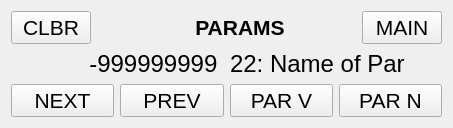
      <widget class="QWidget" name="pars_page">
       <layout class="QVBoxLayout" name="verticalLayout_4">
        <item>
         <layout class="QHBoxLayout" name="horizontalLayout_2">
          <item>
           <widget class="QPushButton" name="pb_clbr_right">
            <property name="font">
             <font>
              <pointsize>16</pointsize>
             </font>
            </property>
            <property name="layoutDirection">
             <enum>Qt::RightToLeft</enum>
            </property>
            <property name="text">
             <string>CLBR</string>
            </property>
           </widget>
          </item>
          <item>
           <spacer name="hs_main_par">
            <property name="orientation">
             <enum>Qt::Horizontal</enum>
            </property>
            <property name="sizeHint" stdset="0">
             <size>
              <width>98</width>
              <height>20</height>
             </size>
            </property>
           </spacer>
          </item>
          <item>
           <widget class="QLabel" name="lab_pars">
            <property name="font">
             <font>
              <pointsize>16</pointsize>
              <weight>75</weight>
              <bold>true</bold>
             </font>
            </property>
            <property name="text">
             <string>PARAMS</string>
            </property>
            <property name="alignment">
             <set>Qt::AlignCenter</set>
            </property>
           </widget>
          </item>
          <item>
           <spacer name="hs_par_clb">
            <property name="orientation">
             <enum>Qt::Horizontal</enum>
            </property>
            <property name="sizeHint" stdset="0">
             <size>
              <width>71</width>
              <height>20</height>
             </size>
            </property>
           </spacer>
          </item>
          <item>
           <widget class="QPushButton" name="pb_main_left">
            <property name="font">
             <font>
              <pointsize>16</pointsize>
             </font>
            </property>
            <property name="text">
             <string>MAIN</string>
            </property>
           </widget>
          </item>
         </layout>
        </item>
        <item>
         <layout class="QHBoxLayout" name="horizontalLayout_8">
          <item>
           <widget class="QLabel" name="lab_parameter">
            <property name="font">
             <font>
              <pointsize>18</pointsize>
             </font>
            </property>
            <property name="frameShape">
             <enum>QFrame::NoFrame</enum>
            </property>
            <property name="frameShadow">
             <enum>QFrame::Raised</enum>
            </property>
            <property name="text">
             <string>   -999999999 </string>
            </property>
            <property name="alignment">
             <set>Qt::AlignRight|Qt::AlignTrailing|Qt::AlignVCenter</set>
            </property>
           </widget>
          </item>
          <item>
           <widget class="QLabel" name="lab_parname">
            <property name="font">
             <font>
              <pointsize>18</pointsize>
             </font>
            </property>
            <property name="frameShape">
             <enum>QFrame::NoFrame</enum>
            </property>
            <property name="frameShadow">
             <enum>QFrame::Raised</enum>
            </property>
            <property name="text">
             <string>22: Name of Par</string>
            </property>
            <property name="alignment">
             <set>Qt::AlignLeading|Qt::AlignLeft|Qt::AlignVCenter</set>
            </property>
           </widget>
          </item>
         </layout>
        </item>
        <item>
         <layout class="QHBoxLayout" name="horizontalLayout">
          <item>
           <widget class="QPushButton" name="pb_next">
            <property name="font">
             <font>
              <pointsize>16</pointsize>
             </font>
            </property>
            <property name="text">
             <string>NEXT</string>
            </property>
           </widget>
          </item>
          <item>
           <widget class="QPushButton" name="pb_prev">
            <property name="font">
             <font>
              <pointsize>16</pointsize>
             </font>
            </property>
            <property name="text">
             <string>PREV</string>
            </property>
           </widget>
          </item>
          <item>
           <widget class="QPushButton" name="pb_parv">
            <property name="font">
             <font>
              <pointsize>16</pointsize>
             </font>
            </property>
            <property name="text">
             <string>PAR V</string>
            </property>
           </widget>
          </item>
          <item>
           <widget class="QPushButton" name="pb_parn">
            <property name="font">
             <font>
              <pointsize>16</pointsize>
             </font>
            </property>
            <property name="text">
             <string>PAR N</string>
            </property>
           </widget>
          </item>
         </layout>
        </item>
       </layout>
      </widget>
